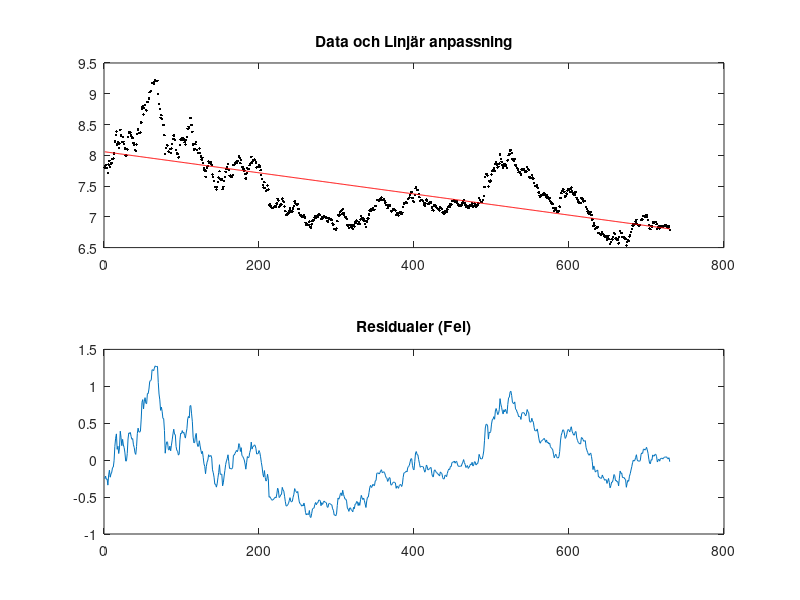
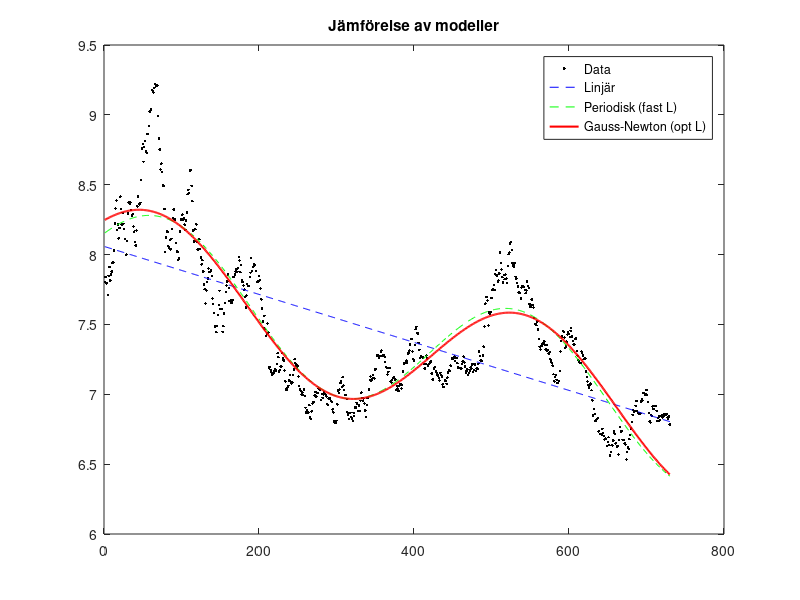
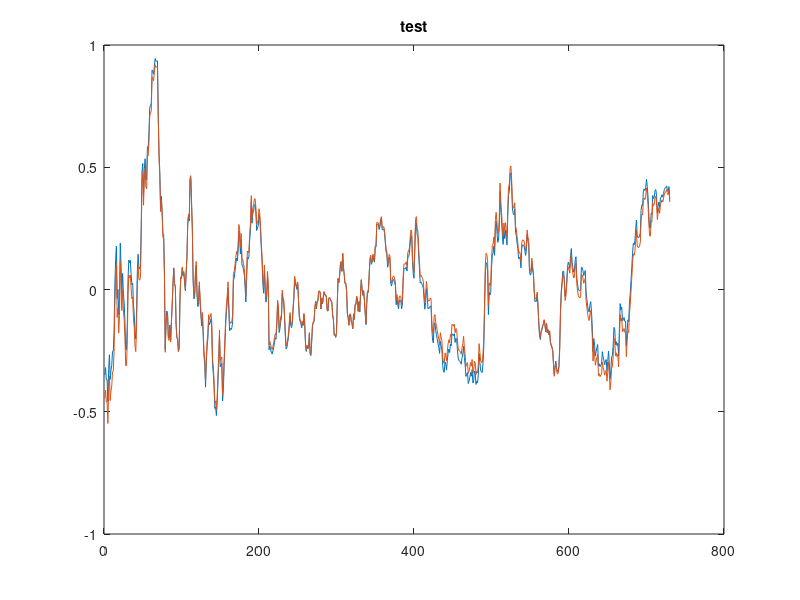

MATLAB code for these plots, in order:
function MKV()
    %Uppgift 1a
    load dollarkurs.mat;
    
    X = USDSEK
    N = length(X);
    t = (1:N)'; 
    
    A = [ones(N,1), t]; 
    
    c = A \ X; 
    c0 = c(1); c1 = c(2);
    
    f_lin = A * c;
    resid_lin = X - f_lin;
    E_lin = (1/N) * sum(resid_lin.^2);
    
    fprintf('Uppgift 1a - Linjär modell:\n');
    fprintf('c0 = %.4f, c1 = %.4e, Medelkvadratfel E = %.4e\n', c0, c1, E_lin);
    
    figure(1);
    subplot(2,1,1); plot(t, X, 'k.', t, f_lin, 'r-'); title('Data och Linjär anpassning');
    subplot(2,1,2); plot(t, resid_lin); title('Residualer (Fel)');
    
    %Uppgift 1b
    c_norm = (A'*A) \ (A'*X);
    diff_norm = norm(c - c_norm);
    cond_ATA = cond(A'*A);
    
    fprintf('\nUppgift 1b:\n');
    fprintf('Skillnad i koefficienter: %.4e\n', diff_norm);
    fprintf('Konditionstal cond(A''A): %.4e\n', cond_ATA);
    
    %Uppgift 1c
    L_guess = 460; 
    
    A_per = [ones(N,1), t, sin(2*pi*t/L_guess), cos(2*pi*t/L_guess)];
    d = A_per \ X;
    
    f_per = A_per * d;
    resid_per = X - f_per;
    E_per = (1/N) * sum((X - f_per).^2);
    

    fprintf('\nUppgift 1c - Periodisk modell (L=%d):\n', L_guess);
    fprintf('E = %.4e\n', E_per);
    
    %Uppgift 1d
    p = [d; L_guess]; 
    tol = 1e-6; max_iter = 20;
    
    for k = 1:max_iter
        d0=p(1); d1=p(2); d2=p(3); d3=p(4); L=p(5);
        
        arg = 2*pi*t/L;
        f_val = d0 + d1*t + d2*sin(arg) + d3*cos(arg);
        r = X - f_val; 
        d_inner = -2*pi*t ./ (L^2); % Inre derivata map L
        J_L = d2*cos(arg).*d_inner - d3*sin(arg).*d_inner;
        
        J = [ones(N,1), t, sin(arg), cos(arg), J_L];
        
        h = J \ r; 
        p = p + h;
        
        if norm(h) < tol
            break;
        end
    end
    
    f_gn = d0 + d1*t + d2*sin(arg) + d3*cos(arg);
    E_gn = (1/N) * sum((X - f_gn).^2);
    resid_gn = X - f_gn;
    
    fprintf('\nUppgift 1d Gauss-Newton:\n');
    fprintf('Optimerat L = %.4f\n', p(5));
    fprintf('Medelkvadratfel E = %.4e\n', E_gn);
    
    figure(2);
    plot(t, X, 'k.', t, f_lin, 'b--', t, f_per, 'g--', t, f_gn, 'r-', 'LineWidth', 1.5);
    legend('Data', 'Linjär', 'Periodisk (fast L)', 'Gauss-Newton (opt L)');
    title('Jämförelse av modeller');
    figure(3);
    plot(t, resid_per, t, resid_gn); title('test');
    E_lin, E_per, E_gn    
    
end




